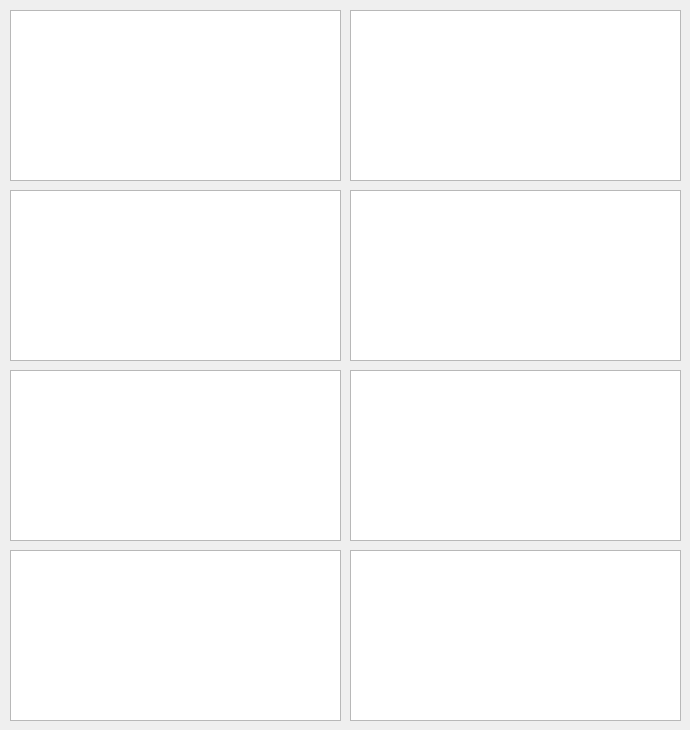
     <widget class="QWidget" name="tabWidgetPage2">
      <attribute name="title">
       <string>Converted</string>
      </attribute>
      <widget class="PyDMWaveformPlot" name="PyDMWaveformPlot_18">
       <property name="geometry">
        <rect>
         <x>10</x>
         <y>10</y>
         <width>331</width>
         <height>171</height>
        </rect>
       </property>
       <property name="toolTip">
        <string/>
       </property>
       <property name="yAxes">
        <stringlist>
         <string>{&quot;name&quot;: &quot;Axis 1&quot;, &quot;orientation&quot;: &quot;left&quot;, &quot;minRange&quot;: -1.0, &quot;maxRange&quot;: 1.0, &quot;autoRange&quot;: true}</string>
        </stringlist>
       </property>
       <property name="title" stdset="0">
        <string>Converted Current [CH 0]</string>
       </property>
       <property name="curves">
        <stringlist>
         <string>{&quot;y_channel&quot;: &quot;XX-99SL07:DI-FOFBCtrl:GENConvArrayDataCH0&quot;, &quot;x_channel&quot;: null, &quot;name&quot;: &quot;&quot;, &quot;color&quot;: &quot;white&quot;, &quot;lineStyle&quot;: 1, &quot;lineWidth&quot;: 1, &quot;symbol&quot;: null, &quot;symbolSize&quot;: 10, &quot;yAxisName&quot;: &quot;Axis 1&quot;, &quot;redraw_mode&quot;: 2}</string>
        </stringlist>
       </property>
      </widget>
      <widget class="PyDMWaveformPlot" name="PyDMWaveformPlot_20">
       <property name="geometry">
        <rect>
         <x>10</x>
         <y>190</y>
         <width>331</width>
         <height>171</height>
        </rect>
       </property>
       <property name="toolTip">
        <string/>
       </property>
       <property name="yAxes">
        <stringlist>
         <string>{&quot;name&quot;: &quot;Axis 1&quot;, &quot;orientation&quot;: &quot;left&quot;, &quot;minRange&quot;: -1.0, &quot;maxRange&quot;: 1.0, &quot;autoRange&quot;: true}</string>
        </stringlist>
       </property>
       <property name="title" stdset="0">
        <string>Converted Current [CH 1]</string>
       </property>
       <property name="curves">
        <stringlist>
         <string>{&quot;y_channel&quot;: &quot;XX-99SL07:DI-FOFBCtrl:GENConvArrayDataCH1&quot;, &quot;x_channel&quot;: null, &quot;name&quot;: &quot;&quot;, &quot;color&quot;: &quot;white&quot;, &quot;lineStyle&quot;: 1, &quot;lineWidth&quot;: 1, &quot;symbol&quot;: null, &quot;symbolSize&quot;: 10, &quot;yAxisName&quot;: &quot;Axis 1&quot;, &quot;redraw_mode&quot;: 2}</string>
        </stringlist>
       </property>
      </widget>
      <widget class="PyDMWaveformPlot" name="PyDMWaveformPlot_22">
       <property name="geometry">
        <rect>
         <x>10</x>
         <y>370</y>
         <width>331</width>
         <height>171</height>
        </rect>
       </property>
       <property name="toolTip">
        <string/>
       </property>
       <property name="yAxes">
        <stringlist>
         <string>{&quot;name&quot;: &quot;Axis 1&quot;, &quot;orientation&quot;: &quot;left&quot;, &quot;minRange&quot;: -1.0, &quot;maxRange&quot;: 1.0, &quot;autoRange&quot;: true}</string>
        </stringlist>
       </property>
       <property name="title" stdset="0">
        <string>Converted Current [CH 2]</string>
       </property>
       <property name="curves">
        <stringlist>
         <string>{&quot;y_channel&quot;: &quot;XX-99SL07:DI-FOFBCtrl:GENConvArrayDataCH2&quot;, &quot;x_channel&quot;: null, &quot;name&quot;: &quot;&quot;, &quot;color&quot;: &quot;white&quot;, &quot;lineStyle&quot;: 1, &quot;lineWidth&quot;: 1, &quot;symbol&quot;: null, &quot;symbolSize&quot;: 10, &quot;yAxisName&quot;: &quot;Axis 1&quot;, &quot;redraw_mode&quot;: 2}</string>
        </stringlist>
       </property>
      </widget>
      <widget class="PyDMWaveformPlot" name="PyDMWaveformPlot_24">
       <property name="geometry">
        <rect>
         <x>10</x>
         <y>550</y>
         <width>331</width>
         <height>171</height>
        </rect>
       </property>
       <property name="toolTip">
        <string/>
       </property>
       <property name="yAxes">
        <stringlist>
         <string>{&quot;name&quot;: &quot;Axis 1&quot;, &quot;orientation&quot;: &quot;left&quot;, &quot;minRange&quot;: -1.0, &quot;maxRange&quot;: 1.0, &quot;autoRange&quot;: true}</string>
        </stringlist>
       </property>
       <property name="title" stdset="0">
        <string>Converted Current [CH 3]</string>
       </property>
       <property name="curves">
        <stringlist>
         <string>{&quot;y_channel&quot;: &quot;XX-99SL07:DI-FOFBCtrl:GENConvArrayDataCH3&quot;, &quot;x_channel&quot;: null, &quot;name&quot;: &quot;&quot;, &quot;color&quot;: &quot;white&quot;, &quot;lineStyle&quot;: 1, &quot;lineWidth&quot;: 1, &quot;symbol&quot;: null, &quot;symbolSize&quot;: 10, &quot;yAxisName&quot;: &quot;Axis 1&quot;, &quot;redraw_mode&quot;: 2}</string>
        </stringlist>
       </property>
      </widget>
      <widget class="PyDMWaveformPlot" name="PyDMWaveformPlot_19">
       <property name="geometry">
        <rect>
         <x>350</x>
         <y>10</y>
         <width>331</width>
         <height>171</height>
        </rect>
       </property>
       <property name="toolTip">
        <string/>
       </property>
       <property name="yAxes">
        <stringlist>
         <string>{&quot;name&quot;: &quot;Axis 1&quot;, &quot;orientation&quot;: &quot;left&quot;, &quot;minRange&quot;: -1.0, &quot;maxRange&quot;: 1.0, &quot;autoRange&quot;: true}</string>
        </stringlist>
       </property>
       <property name="title" stdset="0">
        <string>Converted Voltage [CH 0]</string>
       </property>
       <property name="curves">
        <stringlist>
         <string>{&quot;y_channel&quot;: &quot;XX-99SL07:DI-FOFBCtrl:GENConvArrayDataCH8&quot;, &quot;x_channel&quot;: null, &quot;name&quot;: &quot;&quot;, &quot;color&quot;: &quot;white&quot;, &quot;lineStyle&quot;: 1, &quot;lineWidth&quot;: 1, &quot;symbol&quot;: null, &quot;symbolSize&quot;: 10, &quot;yAxisName&quot;: &quot;Axis 1&quot;, &quot;redraw_mode&quot;: 2}</string>
        </stringlist>
       </property>
      </widget>
      <widget class="PyDMWaveformPlot" name="PyDMWaveformPlot_21">
       <property name="geometry">
        <rect>
         <x>350</x>
         <y>190</y>
         <width>331</width>
         <height>171</height>
        </rect>
       </property>
       <property name="toolTip">
        <string/>
       </property>
       <property name="yAxes">
        <stringlist>
         <string>{&quot;name&quot;: &quot;Axis 1&quot;, &quot;orientation&quot;: &quot;left&quot;, &quot;minRange&quot;: -1.0, &quot;maxRange&quot;: 1.0, &quot;autoRange&quot;: true}</string>
        </stringlist>
       </property>
       <property name="title" stdset="0">
        <string>Converted Voltage [CH 1]</string>
       </property>
       <property name="curves">
        <stringlist>
         <string>{&quot;y_channel&quot;: &quot;XX-99SL07:DI-FOFBCtrl:GENConvArrayDataCH9&quot;, &quot;x_channel&quot;: null, &quot;name&quot;: &quot;&quot;, &quot;color&quot;: &quot;white&quot;, &quot;lineStyle&quot;: 1, &quot;lineWidth&quot;: 1, &quot;symbol&quot;: null, &quot;symbolSize&quot;: 10, &quot;yAxisName&quot;: &quot;Axis 1&quot;, &quot;redraw_mode&quot;: 2}</string>
        </stringlist>
       </property>
      </widget>
      <widget class="PyDMWaveformPlot" name="PyDMWaveformPlot_23">
       <property name="geometry">
        <rect>
         <x>350</x>
         <y>370</y>
         <width>331</width>
         <height>171</height>
        </rect>
       </property>
       <property name="toolTip">
        <string/>
       </property>
       <property name="yAxes">
        <stringlist>
         <string>{&quot;name&quot;: &quot;Axis 1&quot;, &quot;orientation&quot;: &quot;left&quot;, &quot;minRange&quot;: -1.0, &quot;maxRange&quot;: 1.0, &quot;autoRange&quot;: true}</string>
        </stringlist>
       </property>
       <property name="title" stdset="0">
        <string>Converted Voltage [CH 2]</string>
       </property>
       <property name="curves">
        <stringlist>
         <string>{&quot;y_channel&quot;: &quot;XX-99SL07:DI-FOFBCtrl:GENConvArrayDataCH10&quot;, &quot;x_channel&quot;: null, &quot;name&quot;: &quot;&quot;, &quot;color&quot;: &quot;white&quot;, &quot;lineStyle&quot;: 1, &quot;lineWidth&quot;: 1, &quot;symbol&quot;: null, &quot;symbolSize&quot;: 10, &quot;yAxisName&quot;: &quot;Axis 1&quot;, &quot;redraw_mode&quot;: 2}</string>
        </stringlist>
       </property>
      </widget>
      <widget class="PyDMWaveformPlot" name="PyDMWaveformPlot_25">
       <property name="geometry">
        <rect>
         <x>350</x>
         <y>550</y>
         <width>331</width>
         <height>171</height>
        </rect>
       </property>
       <property name="toolTip">
        <string/>
       </property>
       <property name="yAxes">
        <stringlist>
         <string>{&quot;name&quot;: &quot;Axis 1&quot;, &quot;orientation&quot;: &quot;left&quot;, &quot;minRange&quot;: -1.0, &quot;maxRange&quot;: 1.0, &quot;autoRange&quot;: true}</string>
        </stringlist>
       </property>
       <property name="title" stdset="0">
        <string>Converted Voltage [CH 3]</string>
       </property>
       <property name="curves">
        <stringlist>
         <string>{&quot;y_channel&quot;: &quot;XX-99SL07:DI-FOFBCtrl:GENConvArrayDataCH11&quot;, &quot;x_channel&quot;: null, &quot;name&quot;: &quot;&quot;, &quot;color&quot;: &quot;white&quot;, &quot;lineStyle&quot;: 1, &quot;lineWidth&quot;: 1, &quot;symbol&quot;: null, &quot;symbolSize&quot;: 10, &quot;yAxisName&quot;: &quot;Axis 1&quot;, &quot;redraw_mode&quot;: 2}</string>
        </stringlist>
       </property>
      </widget>
     </widget>
